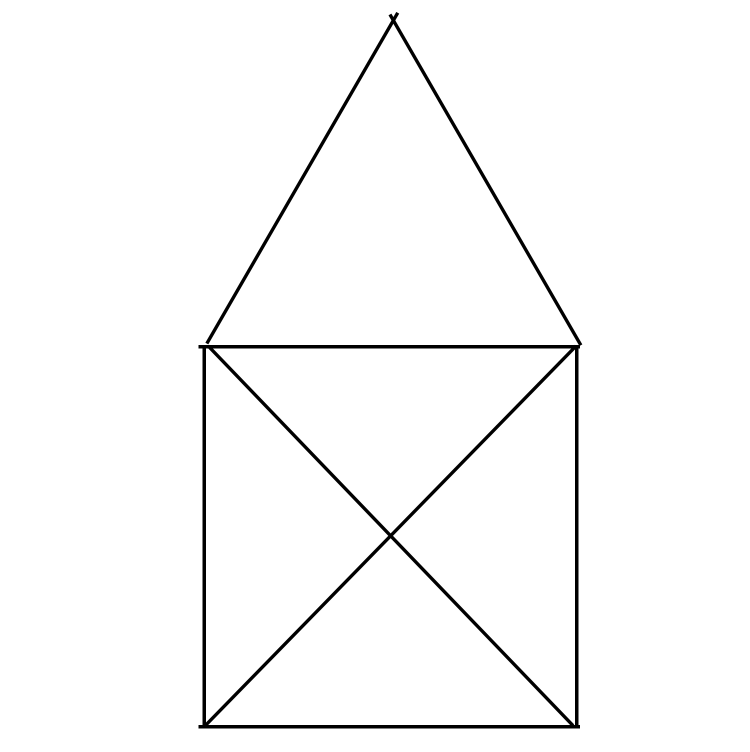
#> input picture templates/reference_image.png, 1500 x 1504 px, found by its file name (shown at 1/2 size)
$ python optimize_detection.py
#> lines starting #> are read from the running program, lines starting #| are printed output that depends on the picture; after the words box and inside, x2 and y2 are one past the last pixel; in counts of white or black regions, pixels touching at a corner belong together
#> in optimize_parameters, img is the input picture: shape (1504, 1500, 3); min 0, max 255, mean 249.9
#|    Original: (1504, 1500, 3)
### api/image_processing/utils.py
"""
Utility functions for image processing.

This module provides helper functions for image loading, conversion,
normalization, and other common image processing tasks.
"""

import cv2
import numpy as np
from PIL import Image
import io
from typing import Tuple, Optional


# [13 lines left out: function load_image_from_bytes, not called in this run]


def normalize_image(image: np.ndarray, target_size: Tuple[int, int] = (568, 274)) -> np.ndarray:
    """
    Normalize image to standard size while maintaining aspect ratio.

    Uses proper rounding to avoid pixel loss during scaling.

    Args:
        image: Input image as numpy array
        target_size: Target size as (width, height)

    Returns:
        Normalized image with padding if necessary
    """
#> called with target_size = (568, 274)
    h, w = image.shape[:2]
#> h = 1504; w = 1500
    target_w, target_h = target_size

    # Calculate scaling factor to fit within target size
    scale = min(target_w / w, target_h / h)
#> scale = 0.182

    # Use round() instead of int() to avoid truncation and pixel loss
    # Ensure we don't exceed target dimensions
    new_w = min(round(w * scale), target_w)
#> new_w = 273
    new_h = min(round(h * scale), target_h)
#> new_h = 274

    # Resize image
    resized = cv2.resize(image, (new_w, new_h), interpolation=cv2.INTER_AREA)
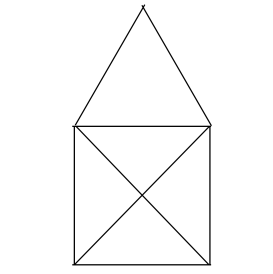
#> resized: shape (274, 273, 3); min 0, max 255, mean 249.9

    # Create canvas with padding
    canvas = np.ones((target_h, target_w, 3), dtype=np.uint8) * 255

    # Center the image on canvas
    y_offset = (target_h - new_h) // 2
#> y_offset = 0
    x_offset = (target_w - new_w) // 2
#> x_offset = 147

    # Ensure we stay within canvas boundaries (safety check)
    y_end = min(y_offset + new_h, target_h)
#> y_end = 274
    x_end = min(x_offset + new_w, target_w)
#> x_end = 420
    actual_h = y_end - y_offset
#> actual_h = 274
    actual_w = x_end - x_offset
#> actual_w = 273

    canvas[y_offset:y_end, x_offset:x_end] = resized[:actual_h, :actual_w]
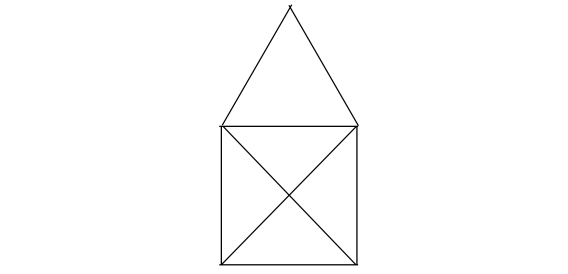
#> canvas: shape (274, 568, 3); min 0, max 255, mean 252.5

    return canvas


# [85 lines left out: functions image_to_bytes, preprocess_for_line_detection, create_visualization, not called in this run]

### api/optimize_detection.py
#!/usr/bin/env python3
"""
Automatische Optimierung der Line Detection Parameter für das Reference Image.
Iteriert bis die erwarteten Linien korrekt erkannt werden.
"""

import cv2
import numpy as np
import json
import os
from typing import Dict, Tuple
from image_processing.line_detector import LineDetector
from image_processing.utils import normalize_image

def load_expected_lines(json_path: str = '/app/templates/image_description.json') -> Dict:
    """Lade erwartete Linien aus JSON."""
    with open(json_path, 'r') as f:
        data = json.load(f)
    return data['expected_lines']

# [27 lines left out: function test_parameters, not called in this run]

def optimize_parameters():
    """Hauptfunktion: Iterative Parameter-Optimierung."""

    print('╔═══════════════════════════════════════════════════════════╗')
    print('║   NPSketch Line Detection Parameter Optimization         ║')
    print('╚═══════════════════════════════════════════════════════════╝')
    print()

    # 1. Lade und verarbeite Bild
    print('📷 Schritt 1: Lade Reference Image')
    img_path = '/app/templates/reference_image.png'
    img = cv2.imread(img_path)

    if img is None:
        print(f'❌ Fehler: Bild nicht gefunden: {img_path}')
        return

    print(f'   Original: {img.shape}')

    # 2. Normalisiere auf 256x256
    print('   Normalisiere auf 256x256...')
    img_norm = normalize_image(img)
    print(f'   Normalisiert: {img_norm.shape}')
#|    Normalisiert: (274, 568, 3)

    # 3. Konvertiere zu Schwarz/Weiß
    print('   Konvertiere zu Schwarz/Weiß...')
    gray = cv2.cvtColor(img_norm, cv2.COLOR_BGR2GRAY)
    _, binary = cv2.threshold(gray, 127, 255, cv2.THRESH_BINARY)
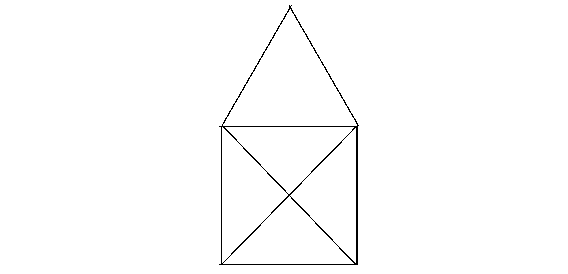
#> binary: shape (274, 568); 99% white; black in thin lines or dots, all inside (x1, y1, x2, y2) = (219, 5, 359, 265)
    print(f'   ✓ Preprocessing abgeschlossen\n')

    # 4. Lade erwartete Werte
    print('📋 Schritt 2: Lade erwartete Linien aus JSON')
    expected = load_expected_lines()
    print(f'   Erwartet: H={expected["horizontal"]}, V={expected["vertical"]}, D={expected["diagonal"]}')
    print(f'   Total: {sum(expected.values())}\n')

    # 5. Parameter-Grid-Search
    print('🔍 Schritt 3: Parameter-Optimierung (Grid Search)')
    print('=' * 70)

    # Parameter-Bereiche (basierend auf vorherigen erfolgreichen Werten)
    thresholds = [20, 25, 30, 35, 40, 45, 50, 55, 60, 65, 70, 75]
    min_lengths = [10, 15, 20, 25, 30, 35, 40, 50, 60, 70, 80]
    max_gaps = [20, 30, 40, 50, 60, 70, 80, 100, 120]

    best_params = None
    best_diff = float('inf')
    best_counts = None

    total_tests = len(thresholds) * len(min_lengths) * len(max_gaps)
    test_count = 0

    print(f'Testing {total_tests} parameter combinations...\n')

    for threshold in thresholds:
        for min_length in min_lengths:
            for max_gap in max_gaps:
                test_count += 1

                success, counts, diff = test_parameters(
                    threshold, min_length, max_gap,
                    img_norm, expected
                )

                # Progress
                if test_count % 100 == 0:
                    progress = (test_count / total_tests) * 100
                    print(f'  Progress: {progress:.1f}% ({test_count}/{total_tests})')

                # Perfect match gefunden?
                if success:
                    print(f'\n✅ ✅ ✅ PERFECT MATCH GEFUNDEN! ✅ ✅ ✅')
                    print(f'\nOptimale Parameter:')
                    print(f'  threshold:       {threshold}')
                    print(f'  min_line_length: {min_length}')
                    print(f'  max_line_gap:    {max_gap}')
                    print(f'\nResultat:')
                    print(f'  H: {counts["horizontal"]}/{expected["horizontal"]} ✓')
                    print(f'  V: {counts["vertical"]}/{expected["vertical"]} ✓')
                    print(f'  D: {counts["diagonal"]}/{expected["diagonal"]} ✓')
                    print(f'  Total: {counts["total"]}/{sum(expected.values())} ✓')

                    # Speichere Parameter in Datei
                    save_optimal_parameters(threshold, min_length, max_gap)

                    return threshold, min_length, max_gap

                # Beste bisherige Kombination?
                if diff < best_diff:
                    best_diff = diff
                    best_params = (threshold, min_length, max_gap)
                    best_counts = counts

    # Kein Perfect Match gefunden
    print(f'\n⚠️  Kein Perfect Match gefunden')
    print(f'\nBeste Annäherung:')
    print(f'  threshold:       {best_params[0]}')
    print(f'  min_line_length: {best_params[1]}')
    print(f'  max_line_gap:    {best_params[2]}')
    print(f'\nResultat:')
    print(f'  H: {best_counts["horizontal"]}/{expected["horizontal"]} (diff: {abs(best_counts["horizontal"]-expected["horizontal"])})')
    print(f'  V: {best_counts["vertical"]}/{expected["vertical"]} (diff: {abs(best_counts["vertical"]-expected["vertical"])})')
    print(f'  D: {best_counts["diagonal"]}/{expected["diagonal"]} (diff: {abs(best_counts["diagonal"]-expected["diagonal"])})')
    print(f'  Total Difference: {best_diff}')

    save_optimal_parameters(best_params[0], best_params[1], best_params[2])

    return best_params

# [14 lines left out: function save_optimal_parameters, not called in this run]

if __name__ == '__main__':
#> (the run stopped early here; a loop or call above may not have finished)
